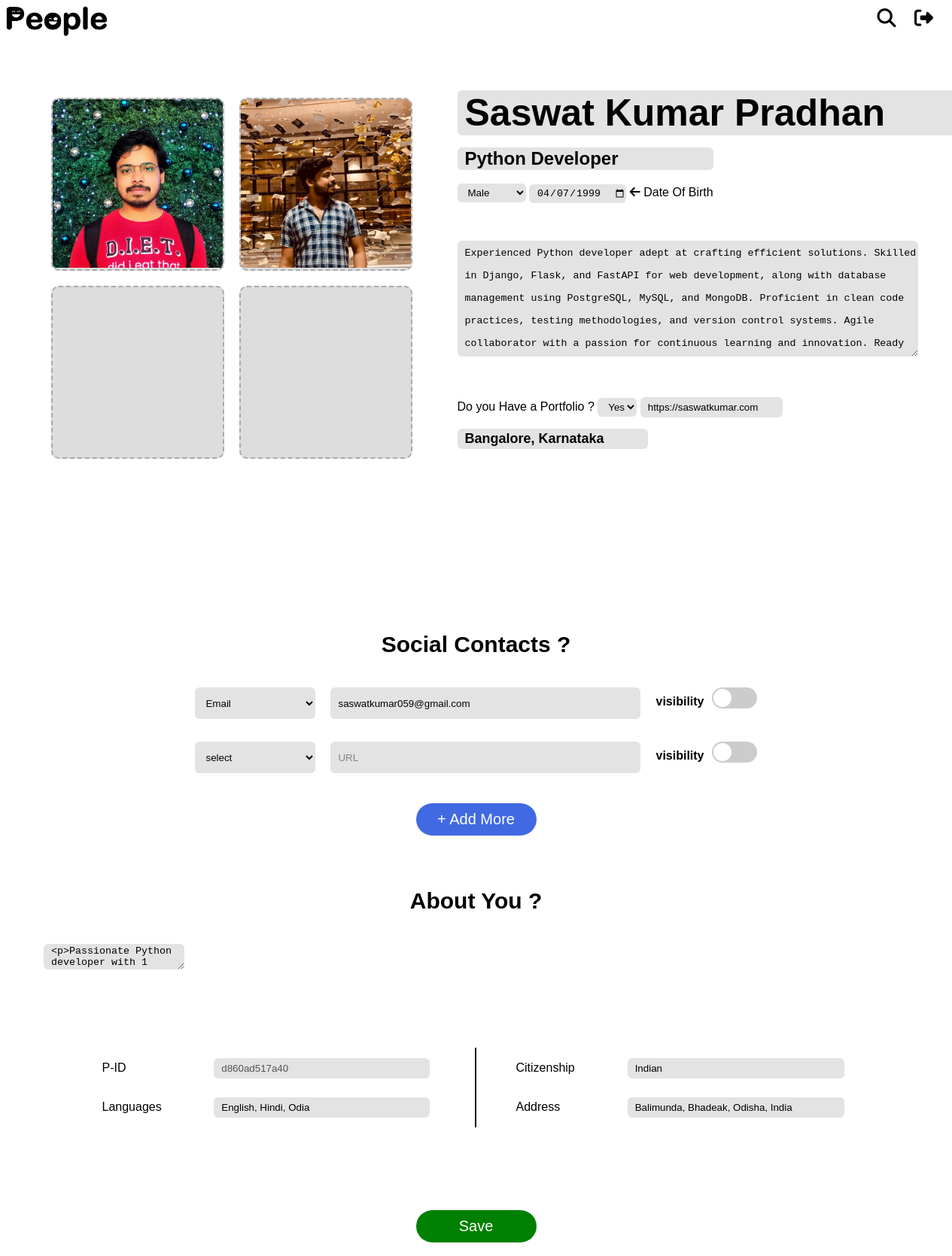
Before: /peopleEdit (signed in) with the older database file.
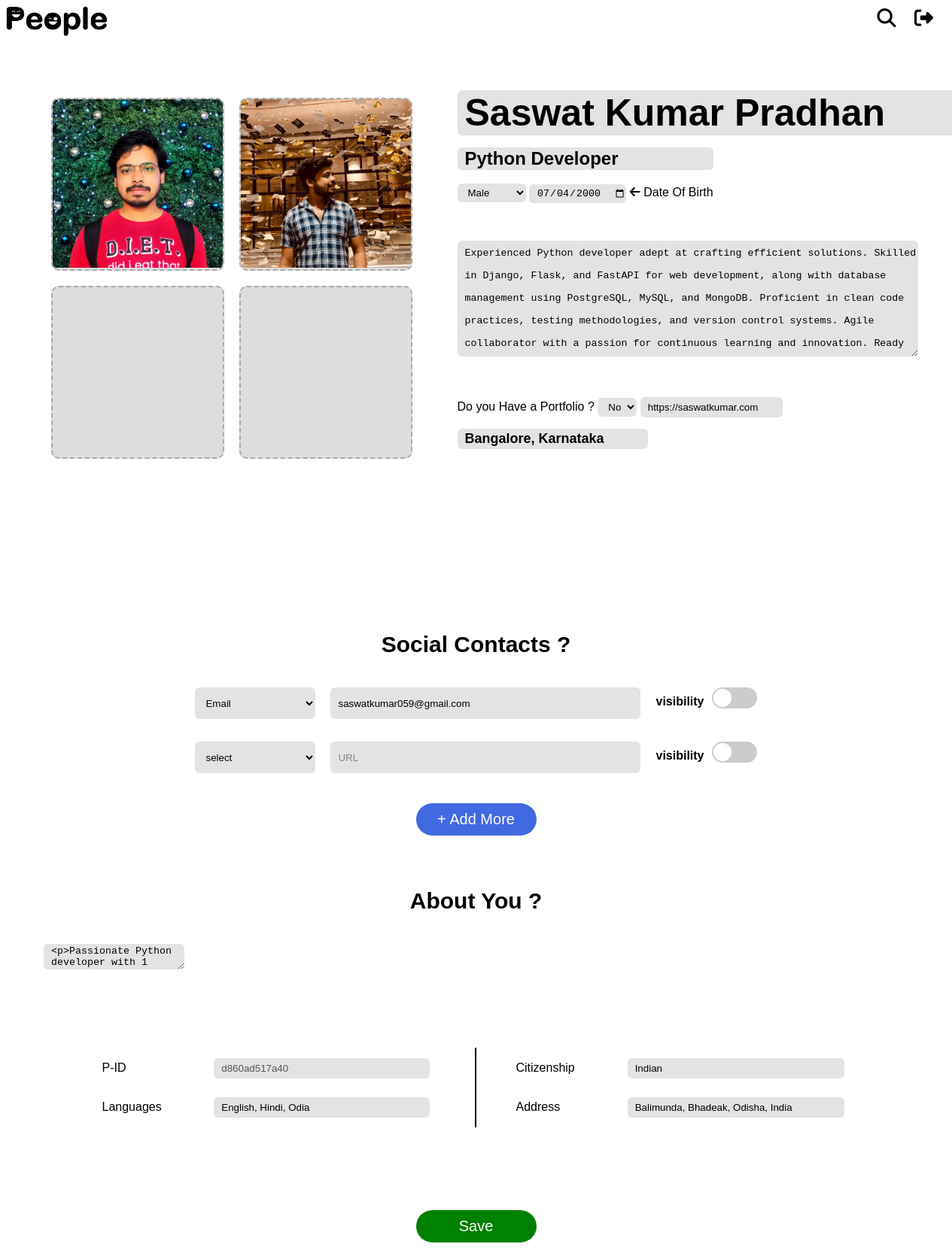
After: the same page with the newer database file.
### app/models.py (models this page shows, shortened)
class Profile(models.Model):
    pid = models.CharField(max_length=12, unique=True, help_text='12 digit P-ID', editable=False)
    name = models.CharField(max_length=100)
    email = models.EmailField(max_length=255, unique=True)
    profession = models.CharField(max_length=100, blank=True, null=True)
    GENDER_CHOICES = [
        ('Male', 'Male'),
        ('Female', 'Female'),
        ('Other', 'Other'),
    ]
    gender = models.CharField(max_length=10, choices=GENDER_CHOICES, blank=True, null=True)
    dob = models.DateField(blank=True, null=True)
    image1 = models.ImageField(upload_to='profile_images/', blank=True, null=True)
    image2 = models.ImageField(upload_to='profile_images/', blank=True, null=True)
    image3 = models.ImageField(upload_to='profile_images/', blank=True, null=True)
    image4 = models.ImageField(upload_to='profile_images/', blank=True, null=True)
    description = models.TextField(blank=True, null=True)
    portfolio_availability = models.BooleanField(default=False)
    portfolio_url = models.URLField(blank=True, null=True)
    about = models.TextField(blank=True, null=True)
    current_address = models.TextField(blank=True, null=True)
    permanent_address = models.TextField(blank=True, null=True)
    citizenship = models.CharField(max_length=100, blank=True, null=True)
    languages = models.TextField(blank=True, null=True)
    password = models.CharField(max_length=100)

### app/views.py (the view, shortened to what this page needs)
# urls.py: path('peopleEdit', views.peopleEdit, name='peopleEdit'),
def peopleEdit(request):
    if 'profile_id' not in request.session:
        return redirect('signin')
    try:
        profile_id = request.session['profile_id']
        profile = Profile.objects.get(id=profile_id)
    except (KeyError, Profile.DoesNotExist):
        return redirect('signin')
    return render(request, 'peopleEdit.html', {'profile': profile})

### app/templates/peopleEdit.html (shortened to what the changed rows need)
<!DOCTYPE html>
<html lang="en">
<head>
    {% load static %}
    <link rel="stylesheet" type="text/css" href="{% static 'css/peopleEdit.css' %}">
    <link rel="stylesheet" href="https://cdnjs.cloudflare.com/ajax/libs/font-awesome/6.5.1/css/all.min.css"
 />
</head>
<body>
    <form action="" method="post" enctype="multipart/form-data">
        <div class="main-container">
            <div class="carousel">
                <div class="row-center">
                  <label class="picture" for="picture__input1" tabIndex="0">
                    <span id="picture__image1" class="picture__image">
                        {% if profile.image1 %}
                            <img class="picture__img" src="{{ profile.image1.url }}" alt="">
                        {% endif %}
                    </span>
                  </label>
                  <label class="picture" for="picture__input2" tabIndex="0">
                    <span id="picture__image2" class="picture__image">
                        {% if profile.image2 %}
                            <img class="picture__img" src="{{ profile.image2.url }}" alt="">
                        {% endif %}
                    </span>
                  </label>
                </div>
              </div>
            <div class="responsive-row">
                <div class="details">
                    <input class="eh1" type="text" name="name" id="" value="{{ profile.name }}" placeholder="Enter Your Name">
                    <input class="eh2" type="text" name="profession" id="" value="{{ profile.profession|default:'' }}" placeholder="Your Profession"><br><br>
                    <select name="gender" id="">
                        <option value="Male" {% if profile.gender == 'Male' %} selected {% endif %}>Male</option>
                    </select>
                    {% if profile.dob %}
                        {% with profile.dob|date:"Y-m-d" as dob_formatted %}
                            <input type="date" name="dob" id="" value="{{ dob_formatted }}">
                        {% endwith %}
                    {% else %}
                        <input type="date" name="dob" id="" value="">
                    {% endif %}
                    <i class="fa-solid fa-arrow-left"></i> Date Of Birth<br>
                    <textarea name="description" id="" rows="5" placeholder="Profile Description">{{ profile.description|default:'' }}</textarea>
                    Do you Have a Portfolio ?
                    <select name="portfolio_availability" id="">
                        <option value="False" {% if not profile.portfolio_availability %} selected {% endif %}>No</option>
                        <option value="True" {% if profile.portfolio_availability %} selected {% endif %}>Yes</option>
                    </select>
                    <input type="text" name="portfolio_url" id="" value="{{ profile.portfolio_url|default:'' }}" placeholder="Enter Portfolio URL"><br>
                    <input class="address" type="text" name="current_address" id="" value="{{ profile.current_address|default:'' }}" placeholder="Your Current Address">
                </div>
            </div>
        </div>
        <section class="social-links">
            <div>
                <h1>Social Contacts ?</h1>
                <div class="social-add">
                    <select name="" id="">
                        <option value="">Email</option>
                    </select>
                    <input type="email" name="email" id="" value="{{ profile.email }}">
                    <h4>visibility</h4>
                    <div class="toggle-switch">
                        <label for="visibility-toggle"></label>
                    </div>
                </div>
            </div>
        </section>
        <section class="about">
            <h1>About You ?</h1>
            <textarea id="editor" name="about" placeholder="Enter About">{{ profile.about|default:'' }}</textarea>
        </section>
        <section class="informations">
            <table>
                <tr>
                    <td><input type="text" name="" id="" value="{{ profile.pid }}" disabled></td>
                </tr>
                <tr>
                    <td><input type="text" name="languages" id="" value="{{ profile.languages|default:'' }}" placeholder="Languages You Speak"></td>
                </tr>
            </table>
            <table>
                <tr>
                    <td><input type="text" name="citizenship" id="" value="{{ profile.citizenship|default:'' }}" placeholder="Your Citizenship"></td>
                </tr>
                <tr>
                    <td><input type="text" name="permanent_address" id="" value="{{ profile.permanent_address|default:'' }}" placeholder="permanent address"></td>
                </tr>
            </table>
        </section>
    </form>
</body>
</html>

Changed rows visible on the page:
changed Profile "Saswat Kumar Pradhan": portfolio_availability "Yes" → "No"
Other visible differences:
form field dob: "04/07/1999" → "07/04/2000"
